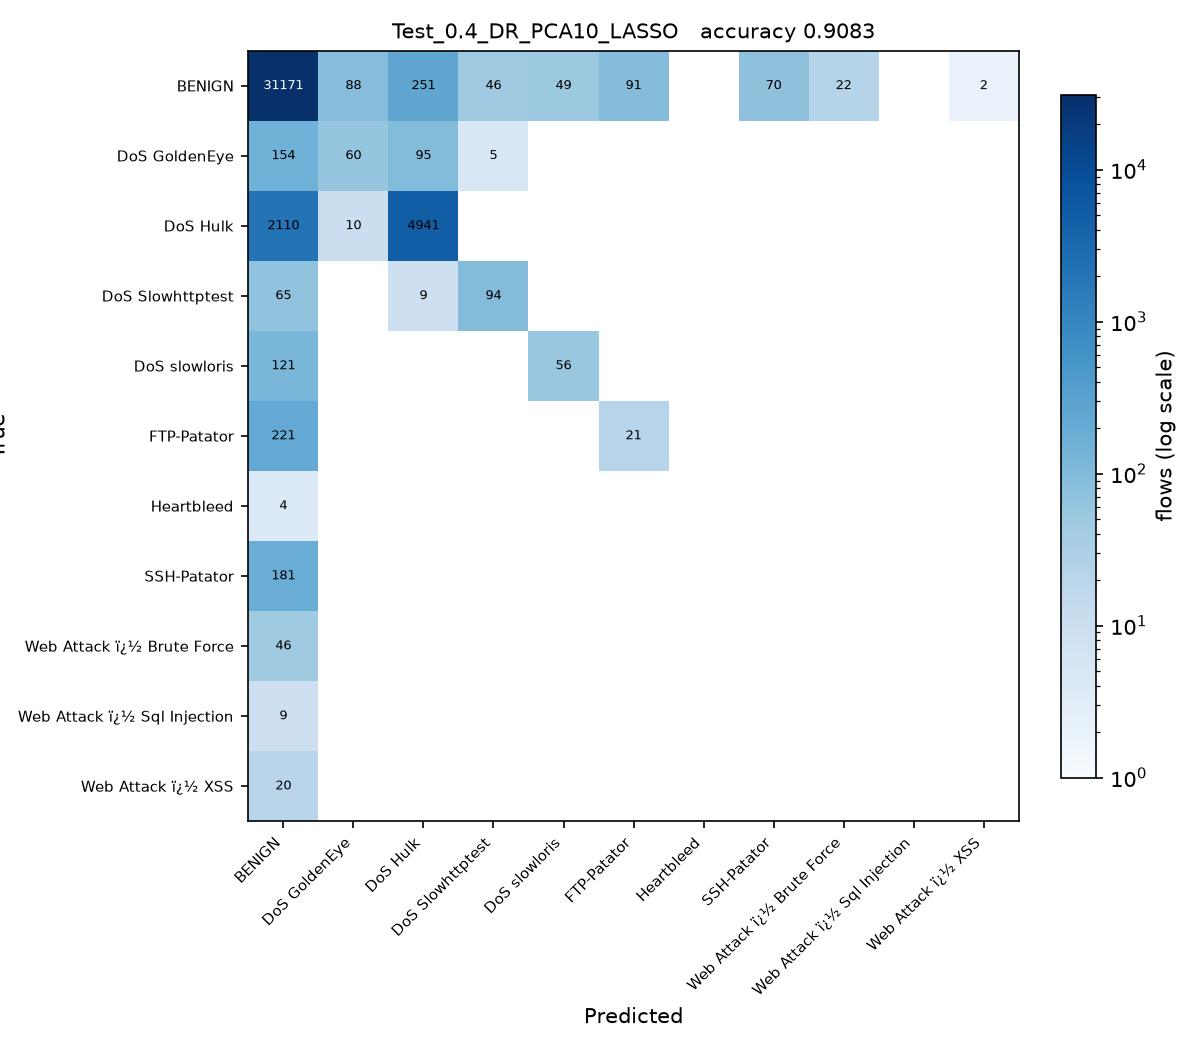

Reproduce this figure in Python.
# Test_0.4_DR_PCA10_LASSO.py
#
# Test size 0.4  |  PCA, 10 components  |  Lasso Regression -> SGDClassifier(penalty='l1') (sheet #4)
#
# This is SGDC_60_40.py with the changes marked CHANGE below and nothing else.
#
# Sheet entry 4 is Lasso(alpha=0.1), a regressor. Its defining feature is the
# L1 penalty, which SGDClassifier(penalty='l1') applies to a classifier.
# alpha is left at the SGDClassifier default: the sheet's 0.1 is scaled to
# Lasso's own loss and means something different here.

import os
from pathlib import Path

# CHANGE 1: run from the project folder, so the CSV names below resolve, and
# read them as latin-1. The Web Attack labels contain byte 0x96, which the
# default utf-8 decoder rejects with UnicodeDecodeError.
os.chdir(Path(__file__).resolve().parent.parent)
import numpy as np
import pandas as pd

df1 = pd.read_csv(r'C:\Users\Karthika\OneDrive\Desktop\ACN_PCA_75_Runs\Scripts\Tuesday-WorkingHours.pcap_ISCX (1).csv', low_memory=True, encoding='latin-1')
df2 = pd.read_csv(r'C:\Users\Karthika\OneDrive\Desktop\ACN_PCA_75_Runs\Scripts\Wednesday-workingHours.pcap_ISCX.csv', low_memory=True, encoding='latin-1')
df3 = pd.read_csv(r'C:\Users\Karthika\OneDrive\Desktop\ACN_PCA_75_Runs\Scripts\Thursday-WorkingHours-Morning-WebAttacks.pcap_ISCX.csv', low_memory=True, encoding='latin-1')

dataset = pd.concat([df1, df2, df3], ignore_index=True)

dataset.columns = dataset.columns.str.strip()

# CHANGE 2: a stratified sample of 100000 flows, the same for every run.
# The full three captures hold about 1.3 million flows, which makes 75 runs
# impractical. At least 50 flows of every class are kept.
label = dataset.columns[-1]
dataset = pd.concat(
    [g.sample(n=min(len(g), max(50, round(100000 * len(g) / len(dataset)))), random_state=0)
     for _, g in dataset.groupby(label)],
    ignore_index=True
)

X = dataset.iloc[:, :-1]
y = dataset.iloc[:, -1]

X = X.apply(pd.to_numeric, errors='coerce')

X.replace([np.inf, -np.inf], np.nan, inplace=True)

from sklearn.impute import SimpleImputer

imputer = SimpleImputer(missing_values=np.nan, strategy='mean')
X = imputer.fit_transform(X)

from sklearn.preprocessing import LabelEncoder

labelencoder_y = LabelEncoder()
y = labelencoder_y.fit_transform(y)

from sklearn.model_selection import train_test_split

X_train, X_test, y_train, y_test = train_test_split(
    X,
    y,
    test_size=0.4,   # CHANGE 3: test size
    random_state=0,
    stratify=y
)

# CHANGE 4: PCA, from PCA_LDA_KErnel_PCA_CODE.pdf (fitted on training data only).
# PCA follows the directions of largest variance, so the features have to be on
# a common scale first, otherwise the components just track whichever column has
# the biggest units. The scaler is fitted on the training split only.
from sklearn.preprocessing import StandardScaler
from sklearn.decomposition import PCA

scaler = StandardScaler()
X_train = scaler.fit_transform(X_train)
X_test = scaler.transform(X_test)

pca = PCA(n_components=10)
X_train = pca.fit_transform(X_train)          # no labels: PCA is unsupervised
X_test = pca.transform(X_test)
print("\nVariance explained by 10 components : {:.4f}".format(pca.explained_variance_ratio_.sum()))

# CHANGE 5: Lasso Regression -> SGDClassifier(penalty='l1') (sheet #4) in place of SGDClassifier
from sklearn.linear_model import SGDClassifier

classifier = SGDClassifier(
    loss='hinge',
    penalty='l1',
    alpha=0.0001,
    max_iter=1000,
    tol=1e-3,
    random_state=0
)

classifier.fit(X_train, y_train)

y_pred = classifier.predict(X_test) 

from sklearn.metrics import confusion_matrix
from sklearn.metrics import accuracy_score
from sklearn.metrics import precision_score
from sklearn.metrics import recall_score
from sklearn.metrics import f1_score
from sklearn.metrics import classification_report

cm = confusion_matrix(y_test, y_pred)

print("Confusion Matrix:\n")
print(cm)

print("\nAccuracy : {:.4f}".format(accuracy_score(y_test, y_pred)))
print("\nPrecision : {:.4f}".format(precision_score(y_test, y_pred, average='weighted')))
print("\nRecall : {:.4f}".format(recall_score(y_test, y_pred, average='weighted')))
print("\nF1 Score : {:.4f}".format(f1_score(y_test, y_pred, average='weighted')))

print("\nClassification Report:\n")
print(classification_report(y_test, y_pred))
# CHANGE 6: save the confusion matrix as Test_0.4_DR_PCA10_LASSO.jpg and record the result
import matplotlib
matplotlib.use('Agg')
import matplotlib.pyplot as plt
from matplotlib.colors import LogNorm

here = Path(__file__).resolve().parent
names = [str(c) for c in labelencoder_y.classes_]
fig, ax = plt.subplots(figsize=(8, 7))
im = ax.imshow(cm, cmap='Blues', norm=LogNorm(vmin=1))
ax.set_xticks(range(len(names)), names, rotation=45, ha='right', fontsize=7)
ax.set_yticks(range(len(names)), names, fontsize=7)
ax.set_xlabel('Predicted')
ax.set_ylabel('True')
ax.set_title('Test_0.4_DR_PCA10_LASSO   accuracy {:.4f}'.format(accuracy_score(y_test, y_pred)), fontsize=10)
for i in range(cm.shape[0]):
    for j in range(cm.shape[1]):
        if cm[i, j]:
            ax.text(j, i, cm[i, j], ha='center', va='center', fontsize=6,
                    color='white' if cm[i, j] > cm.max() / 3 else 'black')
fig.colorbar(im, ax=ax, fraction=0.04, label='flows (log scale)')
fig.tight_layout()
fig.savefig(here / 'Test_0.4_DR_PCA10_LASSO.jpg', dpi=150)
plt.close(fig)

row = pd.DataFrame([{
    'Test': 0.4, 'DR': 'PCA10', 'Clas': 'LASSO',
    'Acc': round(accuracy_score(y_test, y_pred), 4),
    'Pre': round(precision_score(y_test, y_pred, average='weighted', zero_division=0), 4),
    'Rec': round(recall_score(y_test, y_pred, average='weighted', zero_division=0), 4),
    'F1': round(f1_score(y_test, y_pred, average='weighted', zero_division=0), 4),
    'script': 'Test_0.4_DR_PCA10_LASSO',
}])
out = here.parent / 'results' / '75_runs.csv'
out.parent.mkdir(exist_ok=True)
if out.exists():
    old = pd.read_csv(out)
    row = pd.concat([old[old['script'] != 'Test_0.4_DR_PCA10_LASSO'], row], ignore_index=True)
row.to_csv(out, index=False)
